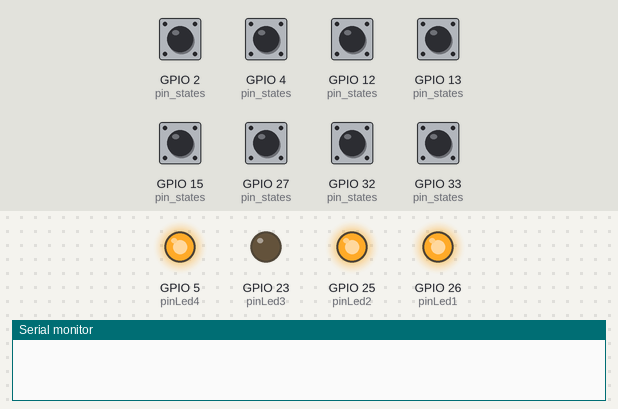
The sketch below on a simulated ESP32. On the bench: output pins drawn as LEDs (lit = HIGH), the last lines printed to the serial monitor. The test bench sets the inputs (shaded band); at power-on: GPIO 2 (pin_states), GPIO 4 (pin_states), GPIO 12 (pin_states), GPIO 13 (pin_states), GPIO 15 (pin_states), GPIO 27 (pin_states), GPIO 32 (pin_states), GPIO 33 (pin_states) HIGH.

Above: at 0.25 s.
At 0.7 s:
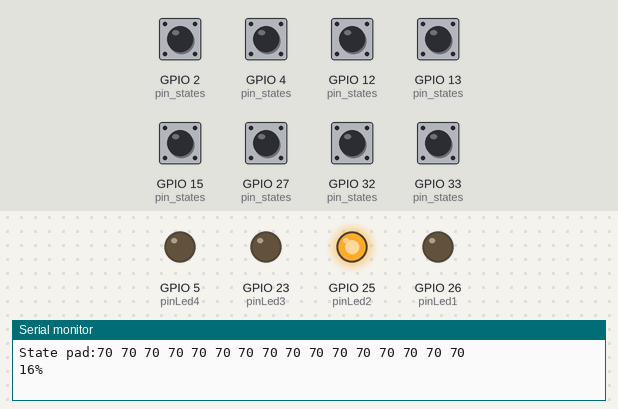
At 1.25 s:
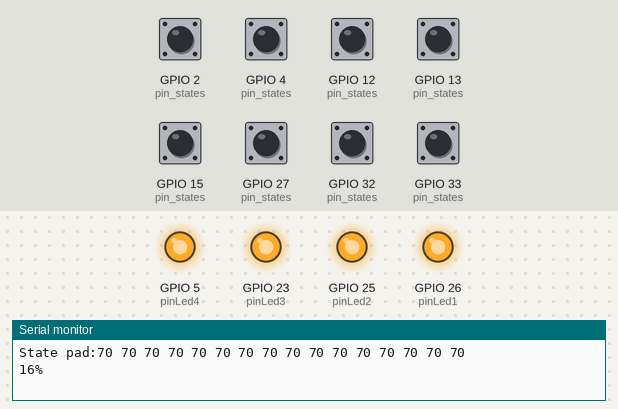
At 2.85 s:
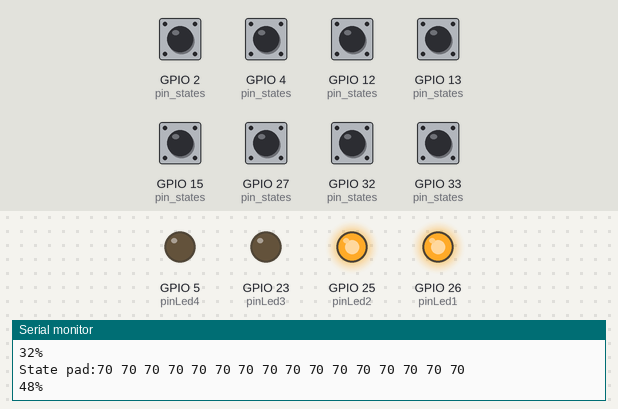
Timing chart, 0 to 3.1 s (numbered marks = the images above):
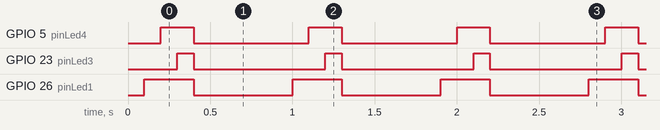

The sketch:

encoder.ino
```cpp
// touch pins
//  1 и 9 - 04
//  2 и 12 - 15
//  3 и 15 - 02
//  4 и 10 - 12
//  5 и 13 - 13
//  6 и 16 - 27
//  7 и 11 - 32
//  8 и 14 - 33

//  int pin_states[16] = {
//     touchRead(4),
//     touchRead(15),
//     touchRead(2),
//     touchRead(12),
//     touchRead(13),
//     touchRead(27),
//     touchRead(32),
//     touchRead(33),
//     touchRead(4),
//     touchRead(12),
//     touchRead(32),
//     touchRead(15),
//     touchRead(13),
//     touchRead(33),
//     touchRead(2),
//     touchRead(27)};

#define pinLed2 25
#define pinLed1 26
#define pinLed4 5
#define pinLed3 23

int getTouchPositionPercentage(int pin_states[])
{
  for (int i = 0; i < 16; i++)
  {
    if (pin_states[i] < 30 && pin_states[i + 1] < 30)
    {
      return map(i, 0, 15, 0, 100);
    }
    else if (i >= 1)
    {
      if (pin_states[i] < 30 && pin_states[i - 1] < 30)
      {
        return map(i, 0, 15, 0, 100);
      }
    }
  }
}

int turnOnLeds(bool led1, bool led2, bool led3, bool led4)
{
  digitalWrite(pinLed2, led1 ? HIGH : LOW);
  digitalWrite(pinLed1, led2 ? HIGH : LOW);
  digitalWrite(pinLed4, led3 ? HIGH : LOW);
  digitalWrite(pinLed3, led4 ? HIGH : LOW);
  return 0;
}

int read_touch_pins(int pin_states[])
{
  for (int i = 0; i < 16; i++)
  {
    Serial.print(pin_states[i]);
    Serial.print(" ");
  }

  Serial.println();
  return 0;
}

void setup()
{
  // put your setup code here, to run once:
  Serial.begin(115200);
  pinMode(pinLed1, OUTPUT);
  pinMode(pinLed2, OUTPUT);
  pinMode(pinLed3, OUTPUT);
  pinMode(pinLed4, OUTPUT);
}

void loop()
{
  turnOnLeds(true, false, false, false);
  delay(100);
  turnOnLeds(true, true, false, false);
  delay(100);
  turnOnLeds(true, true, true, false);
  delay(100);
  turnOnLeds(true, true, true, true);
  delay(100);
  turnOnLeds(true, false, false, false);

  int pin_states[16] = {
      touchRead(4),
      touchRead(15),
      touchRead(2),
      touchRead(12),
      touchRead(13),
      touchRead(27),
      touchRead(32),
      touchRead(33),
      touchRead(4),
      touchRead(12),
      touchRead(32),
      touchRead(15),
      touchRead(13),
      touchRead(33),
      touchRead(2),
      touchRead(27)};

  Serial.print("State pad:");
  read_touch_pins(pin_states);
  Serial.print(getTouchPositionPercentage(pin_states));
  Serial.println("%");
  delay(500);
}
```

Measured:
- by itself, GPIO 5 (pinLed4): alternates HIGH for 0.20 s and LOW for 0.70 s
- by itself, GPIO 23 (pinLed3): alternates HIGH for 0.10 s and LOW for 0.80 s
- by itself, GPIO 26 (pinLed1): alternates HIGH for 0.30 s and LOW for 0.60 s
